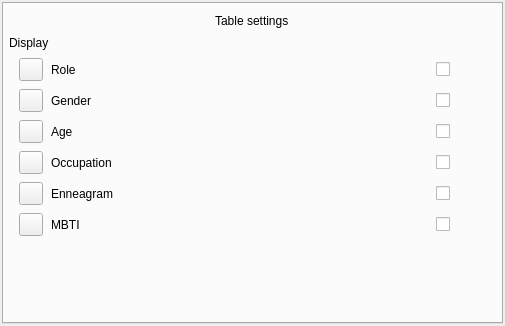
<?xml version="1.0" encoding="UTF-8"?>
<ui version="4.0">
 <class>CharactersViewPreferences</class>
 <widget class="QWidget" name="CharactersViewPreferences">
  <property name="geometry">
   <rect>
    <x>0</x>
    <y>0</y>
    <width>505</width>
    <height>326</height>
   </rect>
  </property>
  <property name="windowTitle">
   <string>Form</string>
  </property>
  <layout class="QVBoxLayout" name="verticalLayout">
   <property name="spacing">
    <number>3</number>
   </property>
   <property name="leftMargin">
    <number>2</number>
   </property>
   <property name="topMargin">
    <number>2</number>
   </property>
   <property name="rightMargin">
    <number>2</number>
   </property>
   <property name="bottomMargin">
    <number>2</number>
   </property>
   <item>
    <widget class="QTabWidget" name="tabWidget">
     <property name="currentIndex">
      <number>0</number>
     </property>
     <property name="tabBarAutoHide">
      <bool>true</bool>
     </property>
     <widget class="QWidget" name="tabTable">
      <attribute name="title">
       <string/>
      </attribute>
      <layout class="QVBoxLayout" name="verticalLayout_4">
       <property name="spacing">
        <number>8</number>
       </property>
       <property name="leftMargin">
        <number>5</number>
       </property>
       <property name="topMargin">
        <number>10</number>
       </property>
       <property name="rightMargin">
        <number>5</number>
       </property>
       <property name="bottomMargin">
        <number>5</number>
       </property>
       <item alignment="Qt::AlignHCenter">
        <widget class="QLabel" name="lblTableTitle">
         <property name="text">
          <string>Table settings</string>
         </property>
         <property name="h5" stdset="0">
          <bool>true</bool>
         </property>
        </widget>
       </item>
       <item>
        <widget class="QLabel" name="label_8">
         <property name="text">
          <string>Display</string>
         </property>
        </widget>
       </item>
       <item>
        <layout class="QHBoxLayout" name="horizontalLayout_11">
         <property name="leftMargin">
          <number>10</number>
         </property>
         <item>
          <widget class="QToolButton" name="btnTableRole">
           <property name="text">
            <string/>
           </property>
           <property name="transparent" stdset="0">
            <bool>true</bool>
           </property>
          </widget>
         </item>
         <item>
          <widget class="QLabel" name="label_12">
           <property name="text">
            <string>Role</string>
           </property>
          </widget>
         </item>
         <item alignment="Qt::AlignRight">
          <widget class="Toggle" name="cbTableRole">
           <property name="minimumSize">
            <size>
             <width>60</width>
             <height>0</height>
            </size>
           </property>
           <property name="text">
            <string/>
           </property>
          </widget>
         </item>
        </layout>
       </item>
       <item>
        <layout class="QHBoxLayout" name="horizontalLayout_9">
         <property name="leftMargin">
          <number>10</number>
         </property>
         <item>
          <widget class="QToolButton" name="btnTableGender">
           <property name="text">
            <string/>
           </property>
           <property name="transparent" stdset="0">
            <bool>true</bool>
           </property>
          </widget>
         </item>
         <item>
          <widget class="QLabel" name="label_10">
           <property name="text">
            <string>Gender</string>
           </property>
          </widget>
         </item>
         <item alignment="Qt::AlignRight">
          <widget class="Toggle" name="cbTableGender">
           <property name="minimumSize">
            <size>
             <width>60</width>
             <height>0</height>
            </size>
           </property>
           <property name="text">
            <string/>
           </property>
          </widget>
         </item>
        </layout>
       </item>
       <item>
        <layout class="QHBoxLayout" name="horizontalLayout_8">
         <property name="leftMargin">
          <number>10</number>
         </property>
         <item>
          <widget class="QToolButton" name="btnTableAge">
           <property name="text">
            <string/>
           </property>
           <property name="transparent" stdset="0">
            <bool>true</bool>
           </property>
          </widget>
         </item>
         <item>
          <widget class="QLabel" name="label_9">
           <property name="text">
            <string>Age</string>
           </property>
          </widget>
         </item>
         <item alignment="Qt::AlignRight">
          <widget class="Toggle" name="cbTableAge">
           <property name="minimumSize">
            <size>
             <width>60</width>
             <height>0</height>
            </size>
           </property>
           <property name="text">
            <string/>
           </property>
          </widget>
         </item>
        </layout>
       </item>
       <item>
        <layout class="QHBoxLayout" name="horizontalLayout_10">
         <property name="leftMargin">
          <number>10</number>
         </property>
         <item>
          <widget class="QToolButton" name="btnTableOccupation">
           <property name="text">
            <string/>
           </property>
           <property name="transparent" stdset="0">
            <bool>true</bool>
           </property>
          </widget>
         </item>
         <item>
          <widget class="QLabel" name="label_11">
           <property name="text">
            <string>Occupation</string>
           </property>
          </widget>
         </item>
         <item alignment="Qt::AlignRight">
          <widget class="Toggle" name="cbTableOccupation">
           <property name="minimumSize">
            <size>
             <width>60</width>
             <height>0</height>
            </size>
           </property>
           <property name="text">
            <string/>
           </property>
          </widget>
         </item>
        </layout>
       </item>
       <item>
        <layout class="QHBoxLayout" name="horizontalLayout_12">
         <property name="leftMargin">
          <number>10</number>
         </property>
         <item>
          <widget class="QToolButton" name="btnTableEnneagram">
           <property name="text">
            <string/>
           </property>
           <property name="transparent" stdset="0">
            <bool>true</bool>
           </property>
          </widget>
         </item>
         <item>
          <widget class="QLabel" name="label_13">
           <property name="text">
            <string>Enneagram</string>
           </property>
          </widget>
         </item>
         <item alignment="Qt::AlignRight">
          <widget class="Toggle" name="cbTableEnneagram">
           <property name="minimumSize">
            <size>
             <width>60</width>
             <height>0</height>
            </size>
           </property>
           <property name="text">
            <string/>
           </property>
          </widget>
         </item>
        </layout>
       </item>
       <item>
        <layout class="QHBoxLayout" name="horizontalLayout_13">
         <property name="leftMargin">
          <number>10</number>
         </property>
         <item>
          <widget class="QToolButton" name="btnTableMbti">
           <property name="text">
            <string/>
           </property>
           <property name="transparent" stdset="0">
            <bool>true</bool>
           </property>
          </widget>
         </item>
         <item>
          <widget class="QLabel" name="label_14">
           <property name="text">
            <string>MBTI</string>
           </property>
          </widget>
         </item>
         <item alignment="Qt::AlignRight">
          <widget class="Toggle" name="cbTableMbti">
           <property name="minimumSize">
            <size>
             <width>60</width>
             <height>0</height>
            </size>
           </property>
           <property name="text">
            <string/>
           </property>
          </widget>
         </item>
        </layout>
       </item>
       <item>
        <spacer name="verticalSpacer_2">
         <property name="orientation">
          <enum>Qt::Vertical</enum>
         </property>
         <property name="sizeHint" stdset="0">
          <size>
           <width>20</width>
           <height>1</height>
          </size>
         </property>
        </spacer>
       </item>
      </layout>
     </widget>
    </widget>
   </item>
  </layout>
 </widget>
 <customwidgets>
  <customwidget>
   <class>Toggle</class>
   <extends>QCheckBox</extends>
   <header>plotlyst.view.widget.input</header>
  </customwidget>
 </customwidgets>
 <resources/>
 <connections/>
</ui>
